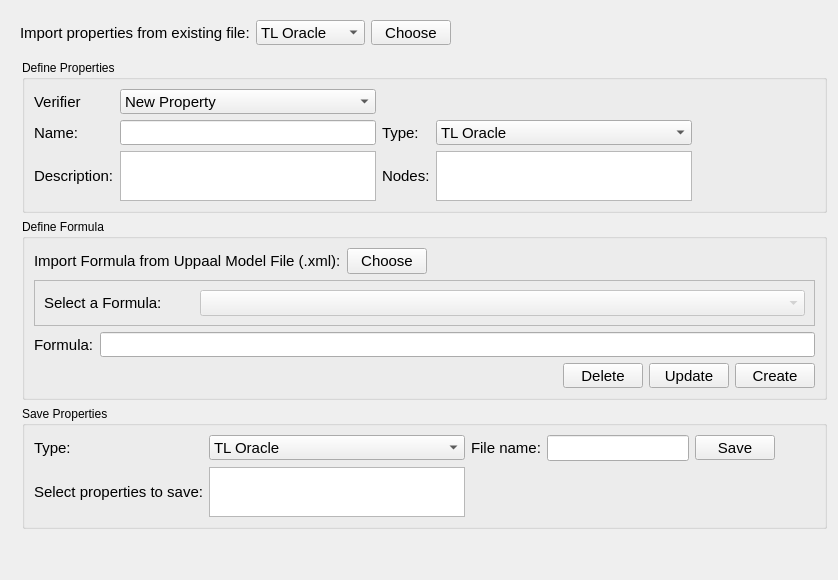
          <widget class="QWidget" name="SW_MarverR_PropertyFile">
           <layout class="QVBoxLayout" name="verticalLayout_18">
            <item>
             <widget class="QFrame" name="frame_10">
              <property name="frameShape">
               <enum>QFrame::NoFrame</enum>
              </property>
              <property name="frameShadow">
               <enum>QFrame::Raised</enum>
              </property>
              <layout class="QVBoxLayout" name="verticalLayout_8">
               <property name="leftMargin">
                <number>0</number>
               </property>
               <property name="topMargin">
                <number>0</number>
               </property>
               <property name="rightMargin">
                <number>0</number>
               </property>
               <property name="bottomMargin">
                <number>0</number>
               </property>
               <item>
                <widget class="QFrame" name="fPropertyImport">
                 <property name="frameShape">
                  <enum>QFrame::NoFrame</enum>
                 </property>
                 <property name="frameShadow">
                  <enum>QFrame::Raised</enum>
                 </property>
                 <layout class="QHBoxLayout" name="horizontalLayout_9">
                  <item>
                   <widget class="QLabel" name="lblPropertyImport">
                    <property name="font">
                     <font>
                      <pointsize>11</pointsize>
                     </font>
                    </property>
                    <property name="text">
                     <string>Import properties from existing file:</string>
                    </property>
                   </widget>
                  </item>
                  <item>
                   <widget class="QComboBox" name="cbxPropertyImportType">
                    <property name="minimumSize">
                     <size>
                      <width>0</width>
                      <height>25</height>
                     </size>
                    </property>
                    <property name="maximumSize">
                     <size>
                      <width>16777215</width>
                      <height>25</height>
                     </size>
                    </property>
                    <property name="font">
                     <font>
                      <pointsize>11</pointsize>
                     </font>
                    </property>
                    <item>
                     <property name="text">
                      <string>TL Oracle</string>
                     </property>
                    </item>
                    <item>
                     <property name="text">
                      <string>RML Oracle</string>
                     </property>
                    </item>
                   </widget>
                  </item>
                  <item>
                   <widget class="QPushButton" name="btnPropertyImport">
                    <property name="minimumSize">
                     <size>
                      <width>0</width>
                      <height>25</height>
                     </size>
                    </property>
                    <property name="maximumSize">
                     <size>
                      <width>16777215</width>
                      <height>25</height>
                     </size>
                    </property>
                    <property name="font">
                     <font>
                      <pointsize>11</pointsize>
                     </font>
                    </property>
                    <property name="text">
                     <string>Choose</string>
                    </property>
                   </widget>
                  </item>
                  <item>
                   <spacer name="horizontalSpacer_21">
                    <property name="orientation">
                     <enum>Qt::Horizontal</enum>
                    </property>
                    <property name="sizeHint" stdset="0">
                     <size>
                      <width>40</width>
                      <height>20</height>
                     </size>
                    </property>
                   </spacer>
                  </item>
                 </layout>
                </widget>
               </item>
               <item>
                <widget class="QFrame" name="frame_18">
                 <property name="frameShape">
                  <enum>QFrame::NoFrame</enum>
                 </property>
                 <property name="frameShadow">
                  <enum>QFrame::Raised</enum>
                 </property>
                 <layout class="QVBoxLayout" name="verticalLayout_21">
                  <property name="leftMargin">
                   <number>11</number>
                  </property>
                  <property name="topMargin">
                   <number>0</number>
                  </property>
                  <property name="rightMargin">
                   <number>0</number>
                  </property>
                  <property name="bottomMargin">
                   <number>0</number>
                  </property>
                  <item>
                   <widget class="QGroupBox" name="gbxPropertyDefine">
                    <property name="title">
                     <string>Define Properties</string>
                    </property>
                    <layout class="QGridLayout" name="gridLayout_7">
                     <property name="bottomMargin">
                      <number>9</number>
                     </property>
                     <item row="0" column="0">
                      <widget class="QLabel" name="lblPropertyDefineVerifier">
                       <property name="minimumSize">
                        <size>
                         <width>0</width>
                         <height>0</height>
                        </size>
                       </property>
                       <property name="maximumSize">
                        <size>
                         <width>16777215</width>
                         <height>25</height>
                        </size>
                       </property>
                       <property name="font">
                        <font>
                         <pointsize>11</pointsize>
                        </font>
                       </property>
                       <property name="text">
                        <string>Verifier</string>
                       </property>
                      </widget>
                     </item>
                     <item row="0" column="1">
                      <widget class="QComboBox" name="cbxPropertyDefineVerifier">
                       <property name="minimumSize">
                        <size>
                         <width>0</width>
                         <height>25</height>
                        </size>
                       </property>
                       <property name="maximumSize">
                        <size>
                         <width>16777215</width>
                         <height>25</height>
                        </size>
                       </property>
                       <property name="font">
                        <font>
                         <pointsize>11</pointsize>
                        </font>
                       </property>
                       <property name="styleSheet">
                        <string notr="true">color:black</string>
                       </property>
                       <item>
                        <property name="text">
                         <string>New Property</string>
                        </property>
                       </item>
                      </widget>
                     </item>
                     <item row="1" column="1">
                      <widget class="QLineEdit" name="txtPropertyDefineName">
                       <property name="minimumSize">
                        <size>
                         <width>0</width>
                         <height>25</height>
                        </size>
                       </property>
                       <property name="maximumSize">
                        <size>
                         <width>16777215</width>
                         <height>25</height>
                        </size>
                       </property>
                       <property name="font">
                        <font>
                         <pointsize>11</pointsize>
                        </font>
                       </property>
                      </widget>
                     </item>
                     <item row="1" column="5">
                      <spacer name="horizontalSpacer_23">
                       <property name="orientation">
                        <enum>Qt::Horizontal</enum>
                       </property>
                       <property name="sizeHint" stdset="0">
                        <size>
                         <width>40</width>
                         <height>20</height>
                        </size>
                       </property>
                      </spacer>
                     </item>
                     <item row="2" column="2">
                      <widget class="QLabel" name="lblPropertyDefineNodes">
                       <property name="minimumSize">
                        <size>
                         <width>0</width>
                         <height>0</height>
                        </size>
                       </property>
                       <property name="maximumSize">
                        <size>
                         <width>16777215</width>
                         <height>25</height>
                        </size>
                       </property>
                       <property name="font">
                        <font>
                         <pointsize>11</pointsize>
                        </font>
                       </property>
                       <property name="text">
                        <string>Nodes:</string>
                       </property>
                      </widget>
                     </item>
                     <item row="2" column="0">
                      <widget class="QLabel" name="lblPropertyDefineDescription">
                       <property name="minimumSize">
                        <size>
                         <width>0</width>
                         <height>0</height>
                        </size>
                       </property>
                       <property name="maximumSize">
                        <size>
                         <width>16777215</width>
                         <height>25</height>
                        </size>
                       </property>
                       <property name="font">
                        <font>
                         <pointsize>11</pointsize>
                        </font>
                       </property>
                       <property name="text">
                        <string>Description:</string>
                       </property>
                      </widget>
                     </item>
                     <item row="1" column="0">
                      <widget class="QLabel" name="lblPropertyDefineName">
                       <property name="minimumSize">
                        <size>
                         <width>0</width>
                         <height>0</height>
                        </size>
                       </property>
                       <property name="maximumSize">
                        <size>
                         <width>16777215</width>
                         <height>25</height>
                        </size>
                       </property>
                       <property name="font">
                        <font>
                         <pointsize>11</pointsize>
                        </font>
                       </property>
                       <property name="text">
                        <string>Name:</string>
                       </property>
                      </widget>
                     </item>
                     <item row="2" column="1">
                      <widget class="QPlainTextEdit" name="txtPropertyDefineDescription">
                       <property name="maximumSize">
                        <size>
                         <width>16777215</width>
                         <height>50</height>
                        </size>
                       </property>
                       <property name="font">
                        <font>
                         <pointsize>11</pointsize>
                        </font>
                       </property>
                       <property name="plainText">
                        <string/>
                       </property>
                      </widget>
                     </item>
                     <item row="2" column="4">
                      <widget class="QListWidget" name="lwPropertyDefineNodes">
                       <property name="maximumSize">
                        <size>
                         <width>16777215</width>
                         <height>50</height>
                        </size>
                       </property>
                       <property name="font">
                        <font>
                         <pointsize>11</pointsize>
                        </font>
                       </property>
                       <property name="selectionMode">
                        <enum>QAbstractItemView::MultiSelection</enum>
                       </property>
                      </widget>
                     </item>
                     <item row="1" column="2">
                      <widget class="QLabel" name="lblPropertyDefineType">
                       <property name="font">
                        <font>
                         <pointsize>11</pointsize>
                        </font>
                       </property>
                       <property name="text">
                        <string>Type:</string>
                       </property>
                      </widget>
                     </item>
                     <item row="1" column="4">
                      <widget class="QComboBox" name="cbxPropertyDefineType">
                       <property name="minimumSize">
                        <size>
                         <width>0</width>
                         <height>25</height>
                        </size>
                       </property>
                       <property name="maximumSize">
                        <size>
                         <width>16777215</width>
                         <height>25</height>
                        </size>
                       </property>
                       <property name="font">
                        <font>
                         <pointsize>11</pointsize>
                        </font>
                       </property>
                       <property name="styleSheet">
                        <string notr="true">color:black</string>
                       </property>
                       <item>
                        <property name="text">
                         <string>TL Oracle</string>
                        </property>
                       </item>
                       <item>
                        <property name="text">
                         <string>RML Oracle</string>
                        </property>
                       </item>
                      </widget>
                     </item>
                    </layout>
                   </widget>
                  </item>
                  <item>
                   <widget class="QGroupBox" name="groupBox_2">
                    <property name="minimumSize">
                     <size>
                      <width>0</width>
                      <height>0</height>
                     </size>
                    </property>
                    <property name="title">
                     <string>Define Formula</string>
                    </property>
                    <layout class="QGridLayout" name="gridLayout_14">
                     <item row="3" column="0" colspan="3">
                      <widget class="QFrame" name="frame_7">
                       <property name="minimumSize">
                        <size>
                         <width>0</width>
                         <height>0</height>
                        </size>
                       </property>
                       <property name="frameShape">
                        <enum>QFrame::NoFrame</enum>
                       </property>
                       <property name="frameShadow">
                        <enum>QFrame::Raised</enum>
                       </property>
                       <property name="lineWidth">
                        <number>1</number>
                       </property>
                       <layout class="QHBoxLayout" name="horizontalLayout_8">
                        <property name="leftMargin">
                         <number>0</number>
                        </property>
                        <property name="topMargin">
                         <number>0</number>
                        </property>
                        <property name="rightMargin">
                         <number>0</number>
                        </property>
                        <property name="bottomMargin">
                         <number>0</number>
                        </property>
                        <item>
                         <widget class="QLabel" name="lblPropertyDefineFormula">
                          <property name="minimumSize">
                           <size>
                            <width>0</width>
                            <height>0</height>
                           </size>
                          </property>
                          <property name="maximumSize">
                           <size>
                            <width>16777215</width>
                            <height>25</height>
                           </size>
                          </property>
                          <property name="font">
                           <font>
                            <pointsize>11</pointsize>
                           </font>
                          </property>
                          <property name="text">
                           <string>Formula:</string>
                          </property>
                         </widget>
                        </item>
                        <item>
                         <widget class="QLineEdit" name="txtPropertyDefineFormula">
                          <property name="minimumSize">
                           <size>
                            <width>0</width>
                            <height>25</height>
                           </size>
                          </property>
                          <property name="maximumSize">
                           <size>
                            <width>16777215</width>
                            <height>25</height>
                           </size>
                          </property>
                          <property name="font">
                           <font>
                            <pointsize>11</pointsize>
                           </font>
                          </property>
                          <property name="readOnly">
                           <bool>false</bool>
                          </property>
                         </widget>
                        </item>
                       </layout>
                      </widget>
                     </item>
                     <item row="0" column="0">
                      <widget class="QLabel" name="label_11">
                       <property name="font">
                        <font>
                         <pointsize>11</pointsize>
                        </font>
                       </property>
                       <property name="text">
                        <string>Import Formula from Uppaal Model File (.xml):</string>
                       </property>
                      </widget>
                     </item>
                     <item row="0" column="1">
                      <widget class="QPushButton" name="btnImportUppaalModel">
                       <property name="font">
                        <font>
                         <pointsize>11</pointsize>
                        </font>
                       </property>
                       <property name="text">
                        <string>Choose</string>
                       </property>
                      </widget>
                     </item>
                     <item row="4" column="0" colspan="3">
                      <widget class="QFrame" name="fPropertyDefine">
                       <property name="minimumSize">
                        <size>
                         <width>0</width>
                         <height>0</height>
                        </size>
                       </property>
                       <property name="frameShape">
                        <enum>QFrame::NoFrame</enum>
                       </property>
                       <property name="frameShadow">
                        <enum>QFrame::Raised</enum>
                       </property>
                       <layout class="QHBoxLayout" name="horizontalLayout_7">
                        <property name="leftMargin">
                         <number>0</number>
                        </property>
                        <property name="topMargin">
                         <number>0</number>
                        </property>
                        <property name="rightMargin">
                         <number>0</number>
                        </property>
                        <property name="bottomMargin">
                         <number>0</number>
                        </property>
                        <item>
                         <spacer name="horizontalSpacer_22">
                          <property name="orientation">
                           <enum>Qt::Horizontal</enum>
                          </property>
                          <property name="sizeHint" stdset="0">
                           <size>
                            <width>40</width>
                            <height>20</height>
                           </size>
                          </property>
                         </spacer>
                        </item>
                        <item>
                         <widget class="QPushButton" name="btnPropertyDefineDelete">
                          <property name="minimumSize">
                           <size>
                            <width>0</width>
                            <height>25</height>
                           </size>
                          </property>
                          <property name="maximumSize">
                           <size>
                            <width>16777215</width>
                            <height>25</height>
                           </size>
                          </property>
                          <property name="font">
                           <font>
                            <pointsize>11</pointsize>
                           </font>
                          </property>
                          <property name="text">
                           <string>Delete</string>
                          </property>
                         </widget>
                        </item>
                        <item>
                         <widget class="QPushButton" name="btnPropertyDefineUpdate">
                          <property name="minimumSize">
                           <size>
                            <width>0</width>
                            <height>25</height>
                           </size>
                          </property>
                          <property name="maximumSize">
                           <size>
                            <width>16777215</width>
                            <height>25</height>
                           </size>
                          </property>
                          <property name="font">
                           <font>
                            <pointsize>11</pointsize>
                           </font>
                          </property>
                          <property name="text">
                           <string>Update</string>
                          </property>
                         </widget>
                        </item>
                        <item>
                         <widget class="QPushButton" name="btnPropertyDefineCreate">
                          <property name="minimumSize">
                           <size>
                            <width>0</width>
                            <height>25</height>
                           </size>
                          </property>
                          <property name="maximumSize">
                           <size>
                            <width>16777215</width>
                            <height>25</height>
                           </size>
                          </property>
                          <property name="font">
                           <font>
                            <pointsize>11</pointsize>
                           </font>
                          </property>
                          <property name="text">
                           <string>Create</string>
                          </property>
                         </widget>
                        </item>
                       </layout>
                      </widget>
                     </item>
                     <item row="0" column="2">
                      <spacer name="horizontalSpacer_11">
                       <property name="orientation">
                        <enum>Qt::Horizontal</enum>
                       </property>
                       <property name="sizeHint" stdset="0">
                        <size>
                         <width>40</width>
                         <height>20</height>
                        </size>
                       </property>
                      </spacer>
                     </item>
                     <item row="1" column="0" colspan="3">
                      <widget class="QFrame" name="frame_8">
                       <property name="minimumSize">
                        <size>
                         <width>0</width>
                         <height>20</height>
                        </size>
                       </property>
                       <property name="frameShape">
                        <enum>QFrame::StyledPanel</enum>
                       </property>
                       <property name="frameShadow">
                        <enum>QFrame::Raised</enum>
                       </property>
                       <layout class="QHBoxLayout" name="horizontalLayout_10">
                        <item>
                         <widget class="QLabel" name="label_12">
                          <property name="maximumSize">
                           <size>
                            <width>150</width>
                            <height>25</height>
                           </size>
                          </property>
                          <property name="font">
                           <font>
                            <pointsize>11</pointsize>
                           </font>
                          </property>
                          <property name="text">
                           <string>Select a Formula: </string>
                          </property>
                         </widget>
                        </item>
                        <item>
                         <widget class="QComboBox" name="cbxPropertyDefineFormula">
                          <property name="enabled">
                           <bool>false</bool>
                          </property>
                          <property name="minimumSize">
                           <size>
                            <width>0</width>
                            <height>25</height>
                           </size>
                          </property>
                          <property name="font">
                           <font>
                            <pointsize>11</pointsize>
                           </font>
                          </property>
                         </widget>
                        </item>
                       </layout>
                      </widget>
                     </item>
                    </layout>
                   </widget>
                  </item>
                  <item>
                   <widget class="QGroupBox" name="gbxPropertySave">
                    <property name="minimumSize">
                     <size>
                      <width>0</width>
                      <height>0</height>
                     </size>
                    </property>
                    <property name="title">
                     <string>Save Properties</string>
                    </property>
                    <layout class="QGridLayout" name="gridLayout_8">
                     <item row="1" column="0">
                      <widget class="QLabel" name="lblPropertySaveSelect">
                       <property name="font">
                        <font>
                         <pointsize>11</pointsize>
                        </font>
                       </property>
                       <property name="text">
                        <string>Select properties to save:</string>
                       </property>
                      </widget>
                     </item>
                     <item row="0" column="3">
                      <widget class="QLineEdit" name="txtPropertySaveFileName">
                       <property name="font">
                        <font>
                         <pointsize>11</pointsize>
                        </font>
                       </property>
                      </widget>
                     </item>
                     <item row="0" column="2">
                      <widget class="QLabel" name="lblPropertySaveFileName">
                       <property name="font">
                        <font>
                         <pointsize>11</pointsize>
                        </font>
                       </property>
                       <property name="text">
                        <string>File name:</string>
                       </property>
                      </widget>
                     </item>
                     <item row="0" column="0">
                      <widget class="QLabel" name="lblPropertySaveType">
                       <property name="font">
                        <font>
                         <pointsize>11</pointsize>
                        </font>
                       </property>
                       <property name="text">
                        <string>Type:</string>
                       </property>
                      </widget>
                     </item>
                     <item row="1" column="1">
                      <widget class="QListWidget" name="lwPropertySaveSelect">
                       <property name="maximumSize">
                        <size>
                         <width>16777215</width>
                         <height>50</height>
                        </size>
                       </property>
                       <property name="selectionMode">
                        <enum>QAbstractItemView::MultiSelection</enum>
                       </property>
                      </widget>
                     </item>
                     <item row="0" column="1">
                      <widget class="QComboBox" name="cbxPropertySaveType">
                       <property name="minimumSize">
                        <size>
                         <width>0</width>
                         <height>25</height>
                        </size>
                       </property>
                       <property name="maximumSize">
                        <size>
                         <width>16777215</width>
                         <height>25</height>
                        </size>
                       </property>
                       <property name="font">
                        <font>
                         <pointsize>11</pointsize>
                        </font>
                       </property>
                       <property name="styleSheet">
                        <string notr="true">color:black</string>
                       </property>
                       <item>
                        <property name="text">
                         <string>TL Oracle</string>
                        </property>
                       </item>
                       <item>
                        <property name="text">
                         <string>RML Oracle</string>
                        </property>
                       </item>
                      </widget>
                     </item>
                     <item row="0" column="4">
                      <widget class="QPushButton" name="btnPropertySave">
                       <property name="minimumSize">
                        <size>
                         <width>0</width>
                         <height>25</height>
                        </size>
                       </property>
                       <property name="maximumSize">
                        <size>
                         <width>16777215</width>
                         <height>25</height>
                        </size>
                       </property>
                       <property name="font">
                        <font>
                         <pointsize>11</pointsize>
                        </font>
                       </property>
                       <property name="text">
                        <string>Save</string>
                       </property>
                      </widget>
                     </item>
                     <item row="0" column="5">
                      <spacer name="horizontalSpacer_24">
                       <property name="orientation">
                        <enum>Qt::Horizontal</enum>
                       </property>
                       <property name="sizeHint" stdset="0">
                        <size>
                         <width>40</width>
                         <height>20</height>
                        </size>
                       </property>
                      </spacer>
                     </item>
                    </layout>
                   </widget>
                  </item>
                 </layout>
                </widget>
               </item>
               <item>
                <spacer name="verticalSpacer">
                 <property name="orientation">
                  <enum>Qt::Vertical</enum>
                 </property>
                 <property name="sizeHint" stdset="0">
                  <size>
                   <width>20</width>
                   <height>40</height>
                  </size>
                 </property>
                </spacer>
               </item>
              </layout>
             </widget>
            </item>
           </layout>
          </widget>
